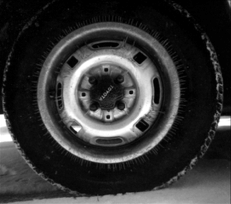
#> input picture LabWork_2/tire.png, 231 x 204 px
$ python hist_equal_tire.py
#> lines starting #> are read from the running program, lines starting #| are printed output that depends on the picture
from __future__ import print_function
from __future__ import division
import cv2 as cv
import numpy as np
import argparse
parser = argparse.ArgumentParser(description='Code for Histogram Calculation tutorial.')
parser.add_argument('--input', help='Path to input image.', default='tire.png')
args = parser.parse_args()
src = cv.imread(cv.samples.findFile(args.input))
#> src is the input picture: shape (204, 231, 3); min 0, max 255, mean 53
if src is None:
    print('Could not open or find the image:', args.input)
    exit(0)

src = cv.cvtColor(src, cv.COLOR_BGR2GRAY)
#> src: shape (204, 231)
src = cv.equalizeHist(src)
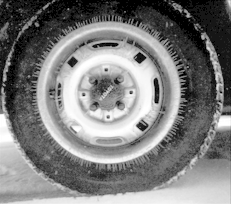
#> src: shape (204, 231); min 0, max 255, mean 124.7
bgr_planes = cv.split(src)
histSize = 256
histRange = (0, 256) # the upper boundary is exclusive
accumulate = False
hist = cv.calcHist(bgr_planes, [0], None, [histSize], histRange, accumulate=accumulate)
#> hist = 256 values, max 3856 at index 22, min 0 at index 1, mean 184.1
hist_w = 512
hist_h = 400
bin_w = int(round( hist_w/histSize ))
histImage = np.zeros((hist_h, hist_w, 3), dtype=np.uint8)
cv.normalize(hist, hist, alpha=0, beta=hist_h, norm_type=cv.NORM_MINMAX)
for i in range(1, histSize):
    cv.line(histImage, ( bin_w*(i-1), hist_h - int(np.round(hist[i-1])) ),( bin_w*(i), hist_h - int(np.round(hist[i])) ),( 255, 0, 0), thickness=2)
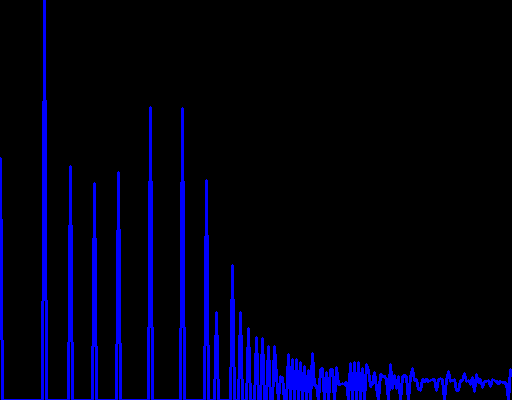
#> histImage: shape (400, 512, 3); mean of channels 0, 1, 2 20.6, 0, 0; drawn as B, G, R
cv.imshow('equalized_tire.png', src)
cv.imwrite('equalized_tire.png', src)
cv.imshow('tirehist', histImage)
cv.waitKey()

$ run again, with LabWork_2/aquitaine.png copied over LabWork_2/tire.png
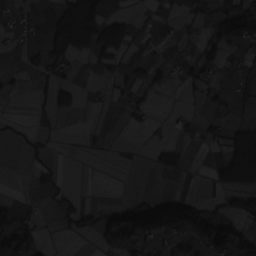
#> input picture LabWork_2/aquitaine.png, 256 x 256 px
#> src is the input picture: shape (256, 256, 3); min 10, max 40, mean 22
#> `src = cv.equalizeHist(src)`:
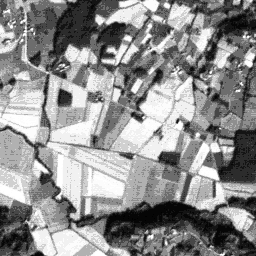
#> src: shape (256, 256); min 0, max 255, mean 142.1
#> hist = 256 values, max 9855 at index 109, min 0 at index 1, mean 256
#> after the loop `for i in range(1, histSize):`:
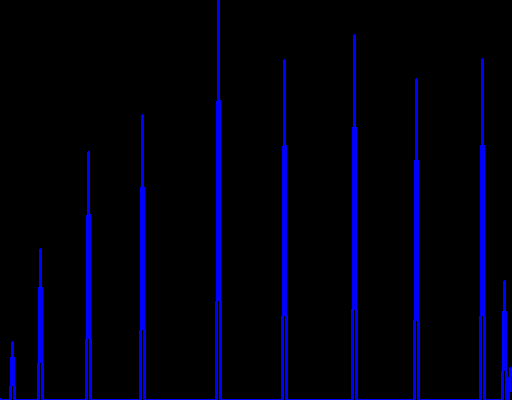
#> histImage: shape (400, 512, 3); mean of channels 0, 1, 2 16.2, 0, 0; drawn as B, G, R

$ run again, with LabWork_2/chart_test.png copied over LabWork_2/tire.png
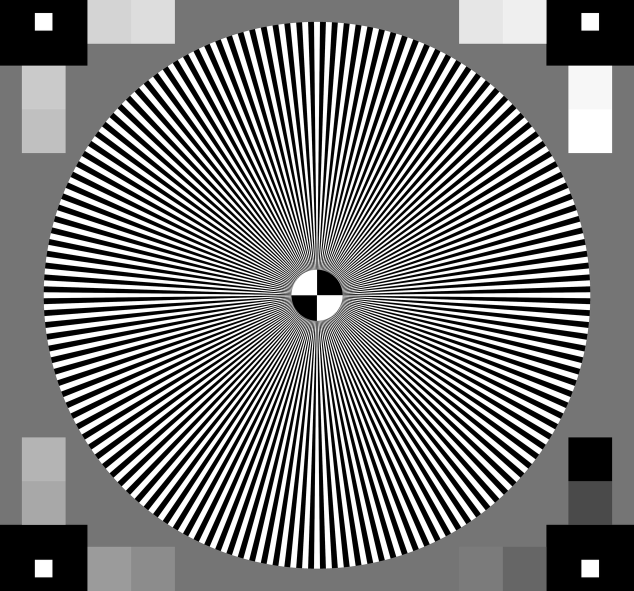
#> input picture LabWork_2/chart_test.png, 1268 x 1181 px (shown at 1/2 size)
#> src is the input picture: shape (1181, 1268, 3); min 0, max 255, mean 122.8
#> `src = cv.equalizeHist(src)`:
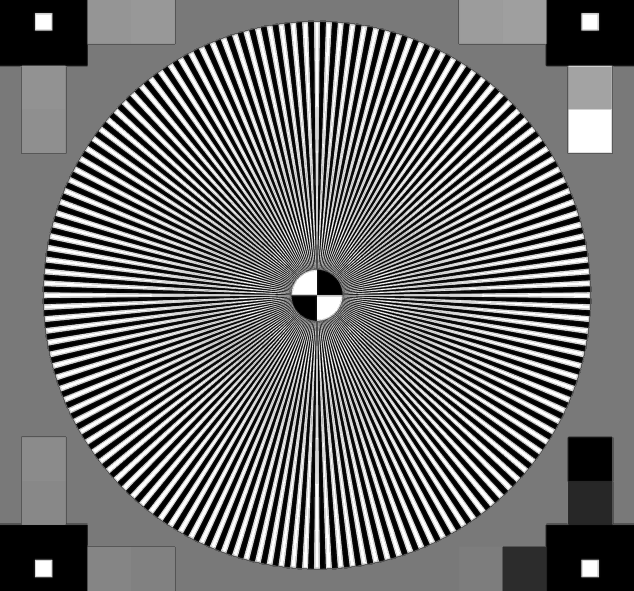
#> src: shape (1181, 1268) (shown at 1/2 size); min 0, max 255, mean 111.5
#> hist = 256 values, max 363335 at index 0, min 0 at index 1, mean 5849.6
#> after the loop `for i in range(1, histSize):`:
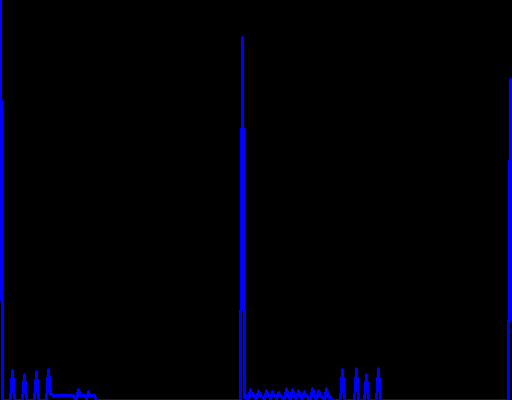
#> histImage: shape (400, 512, 3); mean of channels 0, 1, 2 7.5, 0, 0; drawn as B, G, R

$ run again, with LabWork_2/house.png copied over LabWork_2/tire.png
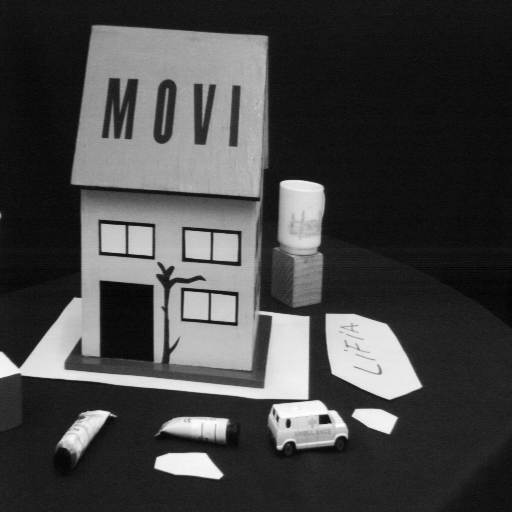
#> input picture LabWork_2/house.png, 512 x 512 px
#> src is the input picture: shape (512, 512, 3); min 0, max 253, mean 69.5
#> `src = cv.equalizeHist(src)`:
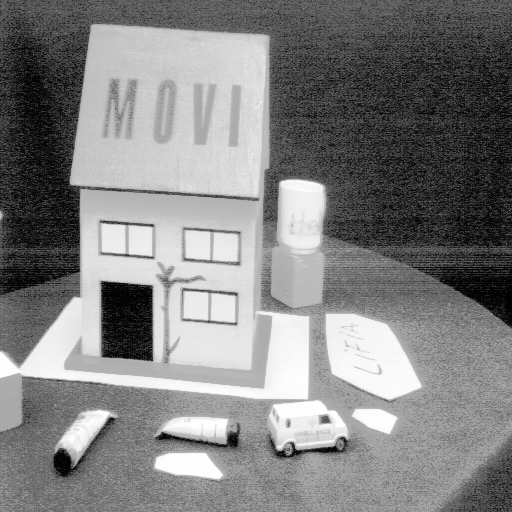
#> src: shape (512, 512); min 0, max 255, mean 129.7
#> hist = 256 values, max 10429 at index 68, min 0 at index 5, mean 1024
#> after the loop `for i in range(1, histSize):`:
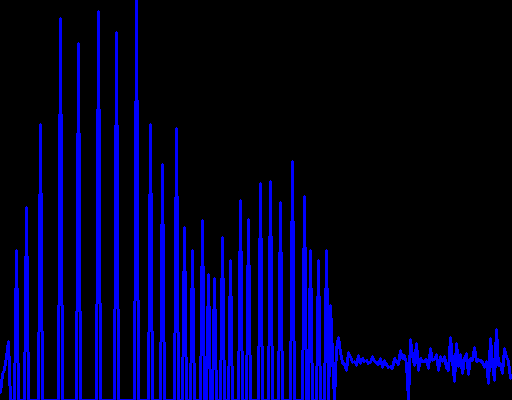
#> histImage: shape (400, 512, 3); mean of channels 0, 1, 2 41, 0, 0; drawn as B, G, R
